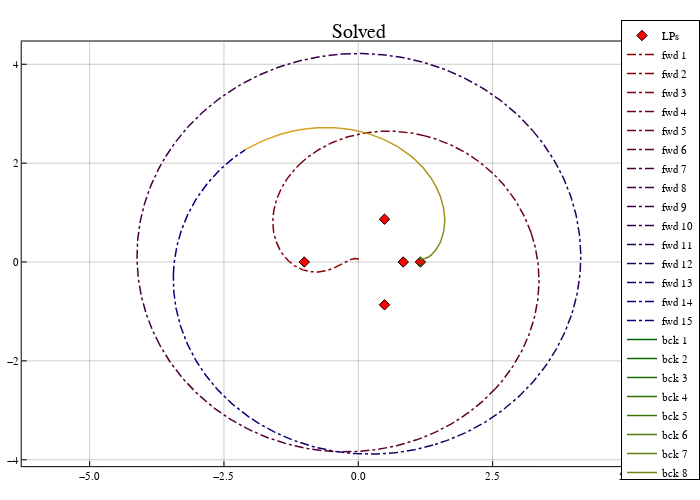

This figure's notebook cell:
### Code cell
cs_fwd = palette([:darkred, :navyblue], max(Int(n/2),2))
cs_bck = palette([:darkgreen, :goldenrod], max(n-Int(n/2),2))

pcart = plot(size=(700,500), frame_style=:box, aspect_ratio=:equal, grid=0.4)
scatter!(pcart, lps[:,1], lps[:,2], marker=:diamond, color=:red, label="LPs")
# trajectory
for (ifwd,sol_fwd) in enumerate(sols_fwd)
    plot!(pcart, Array(sol_fwd)[1,:], Array(sol_fwd)[2,:], color=cs_fwd[ifwd], 
        linewidth=1.5, label="fwd $ifwd", linestyle=:dashdot)
end
for (ibck,sol_bck) in enumerate(sols_bck)
    plot!(pcart, Array(sol_bck)[1,:], Array(sol_bck)[2,:], color=cs_bck[ibck], 
        linewidth=1.5, label="bck $ibck", linestyle=:solid)
end
plot!(pcart; title="Solved")
pcart
